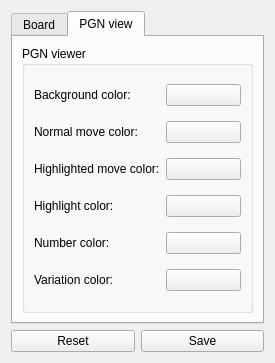
<?xml version="1.0" encoding="UTF-8"?>
<ui version="4.0">
 <class>SettingsDialog</class>
 <widget class="QDialog" name="SettingsDialog">
  <property name="geometry">
   <rect>
    <x>0</x>
    <y>0</y>
    <width>275</width>
    <height>363</height>
   </rect>
  </property>
  <property name="sizePolicy">
   <sizepolicy hsizetype="MinimumExpanding" vsizetype="MinimumExpanding">
    <horstretch>0</horstretch>
    <verstretch>0</verstretch>
   </sizepolicy>
  </property>
  <property name="windowTitle">
   <string>Settings</string>
  </property>
  <layout class="QVBoxLayout" name="verticalLayout">
   <item>
    <layout class="QVBoxLayout" name="verticalLayout_2">
     <item>
      <widget class="QTabWidget" name="tabWidget">
       <property name="currentIndex">
        <number>1</number>
       </property>
       <widget class="QWidget" name="LookNFeelTab">
        <attribute name="title">
         <string>Board</string>
        </attribute>
        <layout class="QGridLayout" name="gridLayout_2">
         <item row="2" column="0">
          <widget class="QGroupBox" name="otherGroupBox">
           <property name="title">
            <string>Other</string>
           </property>
           <layout class="QGridLayout" name="gridLayout_4">
            <item row="1" column="0">
             <widget class="QLabel" name="label_10">
              <property name="text">
               <string>Coordinates border color:</string>
              </property>
             </widget>
            </item>
            <item row="0" column="0">
             <widget class="QLabel" name="label_6">
              <property name="text">
               <string>Draw coordinates:</string>
              </property>
             </widget>
            </item>
            <item row="0" column="1">
             <widget class="QCheckBox" name="coordsCheckBox">
              <property name="text">
               <string/>
              </property>
             </widget>
            </item>
            <item row="2" column="0">
             <widget class="QLabel" name="label_11">
              <property name="text">
               <string>Coordinates text color:</string>
              </property>
             </widget>
            </item>
            <item row="1" column="1">
             <widget class="ColorButton" name="coordsBorderColor">
              <property name="text">
               <string/>
              </property>
             </widget>
            </item>
            <item row="2" column="1">
             <widget class="ColorButton" name="coordsTextColor">
              <property name="text">
               <string/>
              </property>
             </widget>
            </item>
           </layout>
          </widget>
         </item>
         <item row="0" column="0">
          <widget class="QGroupBox" name="boardGroupBox">
           <property name="title">
            <string>Board</string>
           </property>
           <layout class="QGridLayout" name="gridLayout_3">
            <item row="1" column="1">
             <widget class="ColorButton" name="darkSqColor">
              <property name="text">
               <string/>
              </property>
             </widget>
            </item>
            <item row="0" column="0">
             <widget class="QLabel" name="label">
              <property name="text">
               <string>Lightsquares color:</string>
              </property>
             </widget>
            </item>
            <item row="2" column="0">
             <widget class="QLabel" name="label_3">
              <property name="text">
               <string>Field selection color:</string>
              </property>
             </widget>
            </item>
            <item row="3" column="1">
             <widget class="QComboBox" name="PieceSetList"/>
            </item>
            <item row="1" column="0">
             <widget class="QLabel" name="label_2">
              <property name="text">
               <string>Darksquares color:</string>
              </property>
             </widget>
            </item>
            <item row="2" column="1">
             <widget class="ColorButton" name="selectionColor">
              <property name="text">
               <string/>
              </property>
             </widget>
            </item>
            <item row="3" column="0">
             <widget class="QLabel" name="label_4">
              <property name="text">
               <string>Piece set:</string>
              </property>
             </widget>
            </item>
            <item row="0" column="1">
             <widget class="ColorButton" name="lightSqColor">
              <property name="text">
               <string/>
              </property>
             </widget>
            </item>
           </layout>
          </widget>
         </item>
        </layout>
       </widget>
       <widget class="QWidget" name="PgnTab">
        <attribute name="title">
         <string>PGN view</string>
        </attribute>
        <layout class="QGridLayout" name="gridLayout_6">
         <item row="0" column="0">
          <widget class="QGroupBox" name="groupBox">
           <property name="title">
            <string>PGN viewer</string>
           </property>
           <layout class="QGridLayout" name="gridLayout">
            <item row="1" column="0">
             <widget class="QLabel" name="label_7">
              <property name="text">
               <string>Normal move color:</string>
              </property>
             </widget>
            </item>
            <item row="1" column="1">
             <widget class="ColorButton" name="pgnNoMoveColor">
              <property name="text">
               <string/>
              </property>
             </widget>
            </item>
            <item row="2" column="0">
             <widget class="QLabel" name="label_9">
              <property name="text">
               <string>Highlighted move color:</string>
              </property>
             </widget>
            </item>
            <item row="0" column="1">
             <widget class="ColorButton" name="pgnBgColor">
              <property name="text">
               <string/>
              </property>
             </widget>
            </item>
            <item row="3" column="1">
             <widget class="ColorButton" name="pgnHiColor">
              <property name="text">
               <string/>
              </property>
             </widget>
            </item>
            <item row="4" column="0">
             <widget class="QLabel" name="label_12">
              <property name="text">
               <string>Number color:</string>
              </property>
             </widget>
            </item>
            <item row="5" column="0">
             <widget class="QLabel" name="label_13">
              <property name="text">
               <string>Variation color:</string>
              </property>
             </widget>
            </item>
            <item row="2" column="1">
             <widget class="ColorButton" name="pgnHiMoveColor">
              <property name="text">
               <string/>
              </property>
             </widget>
            </item>
            <item row="0" column="0">
             <widget class="QLabel" name="label_5">
              <property name="text">
               <string>Background color:</string>
              </property>
             </widget>
            </item>
            <item row="3" column="0">
             <widget class="QLabel" name="label_8">
              <property name="text">
               <string>Highlight color:</string>
              </property>
             </widget>
            </item>
            <item row="5" column="1">
             <widget class="ColorButton" name="pgnVariationColor">
              <property name="text">
               <string/>
              </property>
             </widget>
            </item>
            <item row="4" column="1">
             <widget class="ColorButton" name="pgnNumberColor">
              <property name="text">
               <string/>
              </property>
             </widget>
            </item>
           </layout>
          </widget>
         </item>
        </layout>
       </widget>
      </widget>
     </item>
    </layout>
   </item>
   <item>
    <layout class="QHBoxLayout" name="horizontalLayout_2">
     <item>
      <widget class="QPushButton" name="pushButton_2">
       <property name="text">
        <string>Reset</string>
       </property>
      </widget>
     </item>
     <item>
      <widget class="QPushButton" name="pushButton">
       <property name="text">
        <string>Save</string>
       </property>
      </widget>
     </item>
    </layout>
   </item>
  </layout>
 </widget>
 <customwidgets>
  <customwidget>
   <class>ColorButton</class>
   <extends>QPushButton</extends>
   <header>gui/color-button.hpp</header>
  </customwidget>
 </customwidgets>
 <resources/>
 <connections>
  <connection>
   <sender>pushButton</sender>
   <signal>clicked()</signal>
   <receiver>SettingsDialog</receiver>
   <slot>saveClicked()</slot>
   <hints>
    <hint type="sourcelabel">
     <x>207</x>
     <y>288</y>
    </hint>
    <hint type="destinationlabel">
     <x>264</x>
     <y>305</y>
    </hint>
   </hints>
  </connection>
  <connection>
   <sender>pushButton_2</sender>
   <signal>clicked()</signal>
   <receiver>SettingsDialog</receiver>
   <slot>resetClicked()</slot>
   <hints>
    <hint type="sourcelabel">
     <x>86</x>
     <y>292</y>
    </hint>
    <hint type="destinationlabel">
     <x>72</x>
     <y>305</y>
    </hint>
   </hints>
  </connection>
  <connection>
   <sender>PieceSetList</sender>
   <signal>currentIndexChanged(QString)</signal>
   <receiver>SettingsDialog</receiver>
   <slot>pieceSetChanged(QString)</slot>
   <hints>
    <hint type="sourcelabel">
     <x>181</x>
     <y>172</y>
    </hint>
    <hint type="destinationlabel">
     <x>266</x>
     <y>199</y>
    </hint>
   </hints>
  </connection>
 </connections>
 <slots>
  <slot>lightSquaresColorClicked()</slot>
  <slot>darkSquaresColorClicked()</slot>
  <slot>selectionColorClicked()</slot>
  <slot>saveClicked()</slot>
  <slot>resetClicked()</slot>
  <slot>checkBoxToggled(bool)</slot>
  <slot>pieceSetChanged(QString)</slot>
 </slots>
</ui>
